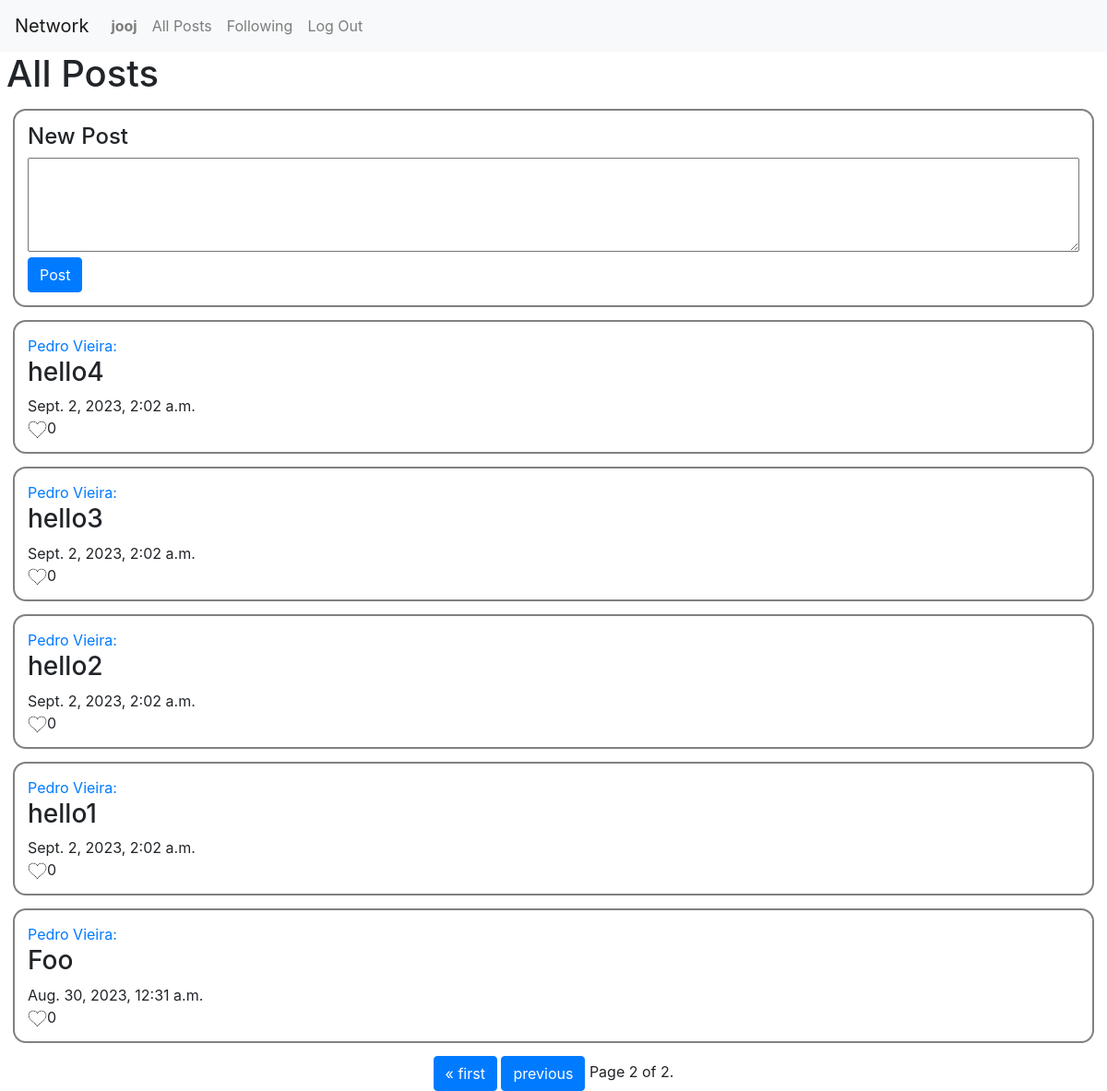
Page /?page=2 (signed in) on the committed database.
### network/models.py (models this page shows)
class User(AbstractUser):
    following = models.ManyToManyField('self', blank=True, symmetrical=False)

class Post(models.Model):
    user = models.ForeignKey(User, on_delete=models.CASCADE, related_name="posts")
    text = models.CharField(max_length=999)
    date = models.DateTimeField(auto_now_add=True)
    likes = models.ManyToManyField(User, related_name='likes', blank=True, serialize=False)
    def serialize(self):
        return {
            "id": self.id,
            "user": self.user.id,
            "text": self.text,
            "date": self.date,
        }

### network/views.py (the view)
# urls.py: path("", views.index, name="index"),
@login_required(login_url="login")
def index(request):
    if request.method == "POST":
        text = request.POST["text"]
        if text:
            post = Post(user=request.user, text=text)
            post.save()
            return HttpResponseRedirect(reverse('index'))
        else:
            return render(request, "network/erro.html", {
                "error": "You need to put a text in the post"
            })
    else:
        posts = Post.objects.all().order_by('-id')
        paginator = Paginator(posts, 10)
        page_number = request.GET.get('page')
        page_obj = paginator.get_page(page_number)
        return render(request, "network/index.html", {
            "posts": page_obj
        })

### network/templates/network/index.html (shortened to what this page needs)
{% extends "network/layout.html" %}
{% load static %}
{% block body %}
    <div class="main">
    <h1 style="padding-left: 7px">All Posts</h1>
    <div class ="post" >
        <h4>New Post</h4>
        <form action="{% url 'index' %}" method="post">
            <textarea name="text" rows="4" style="width: 100%"></textarea><br>
            <input type="submit" value="Post" class="btn btn-primary">
        </form>
    </div>
    {% if posts %}
        {% for post in posts %}
            <div class ="post"  >
                <a href="/profile/{{ post.user.id }}"><p>{{ post.user }}: </p></a>
                <div id = {{ post.id }}>
                    <h3>{{ post.text }}</h3>
                </div>
                <p>{{ post.date }}</p>
                <div id="like-{{ post.id }}"><p><img
                         {% if user in post.likes.all %}
                             src="{% static 'imgs/yes.png' %}"
                        {% else %}
                             src="{% static 'imgs/no.png' %}"
                        {% endif %}
                        alt="like" id = "like-{{ post.id }}-img" class="like" onclick="like(event,{{ post.id }}, {{ post.likes.all|length }})">{{ post.likes.all|length }}</p>
                </div>
            </div>
        {% endfor %}
    {% endif %}
    </div>
    <div class="pagination">
    <div>
    <span class="step-links">
        {% if posts.has_previous %}
            <a href="?page=1" class="btn btn-primary">&laquo; first</a>
            <a href="?page={{ posts.previous_page_number }} " class="btn btn-primary">previous</a>
        {% endif %}
        <span class="current">
            Page {{ posts.number }} of {{ posts.paginator.num_pages }}.
        </span>
    </span>
    </div>
    </div>
{% endblock %}

### network/templates/network/layout.html (shortened to what this page needs)
{% load static %}
<!DOCTYPE html>
<html lang="en">
    <head>
        <link rel="stylesheet" href="https://stackpath.bootstrapcdn.com/bootstrap/4.4.1/css/bootstrap.min.css">
        <link href="{% static 'network/styles.css' %}" rel="stylesheet">
    </head>
    <body>
        <nav class="navbar navbar-expand-lg navbar-light bg-light">
            <a class="navbar-brand" href="#">Network</a>
            <div>
              <ul class="navbar-nav mr-auto">
                {% if user.is_authenticated %}
                    <li class="nav-item">
                        <a class="nav-link" href="{% url 'profile' user.id %}"><strong>{{ user.username }}</strong></a>
                    </li>
                {% endif %}
                <li class="nav-item">
                  <a class="nav-link" href="{% url 'index' %}">All Posts</a>
                </li>
                {% if user.is_authenticated %}
                    <li class="nav-item">
                        <a class="nav-link" href="{% url 'following' %}">Following</a>
                    </li>
                    <li class="nav-item">
                        <a class="nav-link" href="{% url 'logout' %}">Log Out</a>
                    </li>
                {% endif %}
              </ul>
            </div>
          </nav>
        <div class="body">
            {% block body %}
            {% endblock %}
        </div>
    </body>
</html>

### network/static/network/styles.css (style rules this page uses)
p { margin: 0; }
.post { margin: 14px; border: 2px solid gray; border-radius: 14px; padding: 14px; }
.like { width: 21px; }
.pagination { display: flex; justify-content: center; }
.main { min-height: 85vh; }

### rows in the picture
User: username "jooj"
Post: user "Pedro Vieira", text "hello4", date "Sept. 2, 2023, 2:02 a.m.", likes.all|length "0"
Post: user "Pedro Vieira", text "hello3", date "Sept. 2, 2023, 2:02 a.m.", likes.all|length "0"
Post: user "Pedro Vieira", text "hello2", date "Sept. 2, 2023, 2:02 a.m.", likes.all|length "0"
Post: user "Pedro Vieira", text "hello1", date "Sept. 2, 2023, 2:02 a.m.", likes.all|length "0"
Post: user "Pedro Vieira", text "Foo", date "Aug. 30, 2023, 12:31 a.m.", likes.all|length "0"

### other values in the picture
{{ posts.number }} "2"
{{ posts.paginator.num_pages }} "2"
